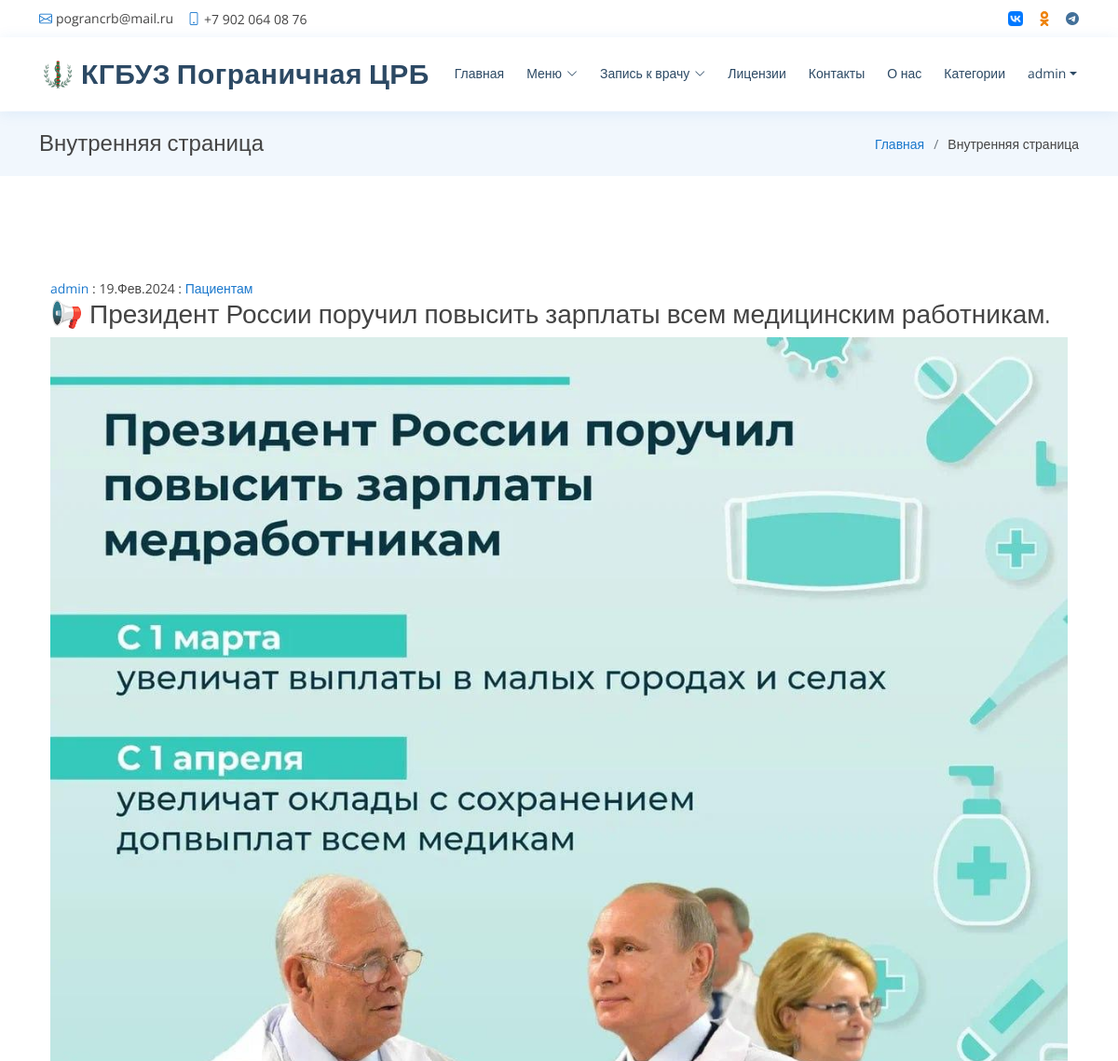
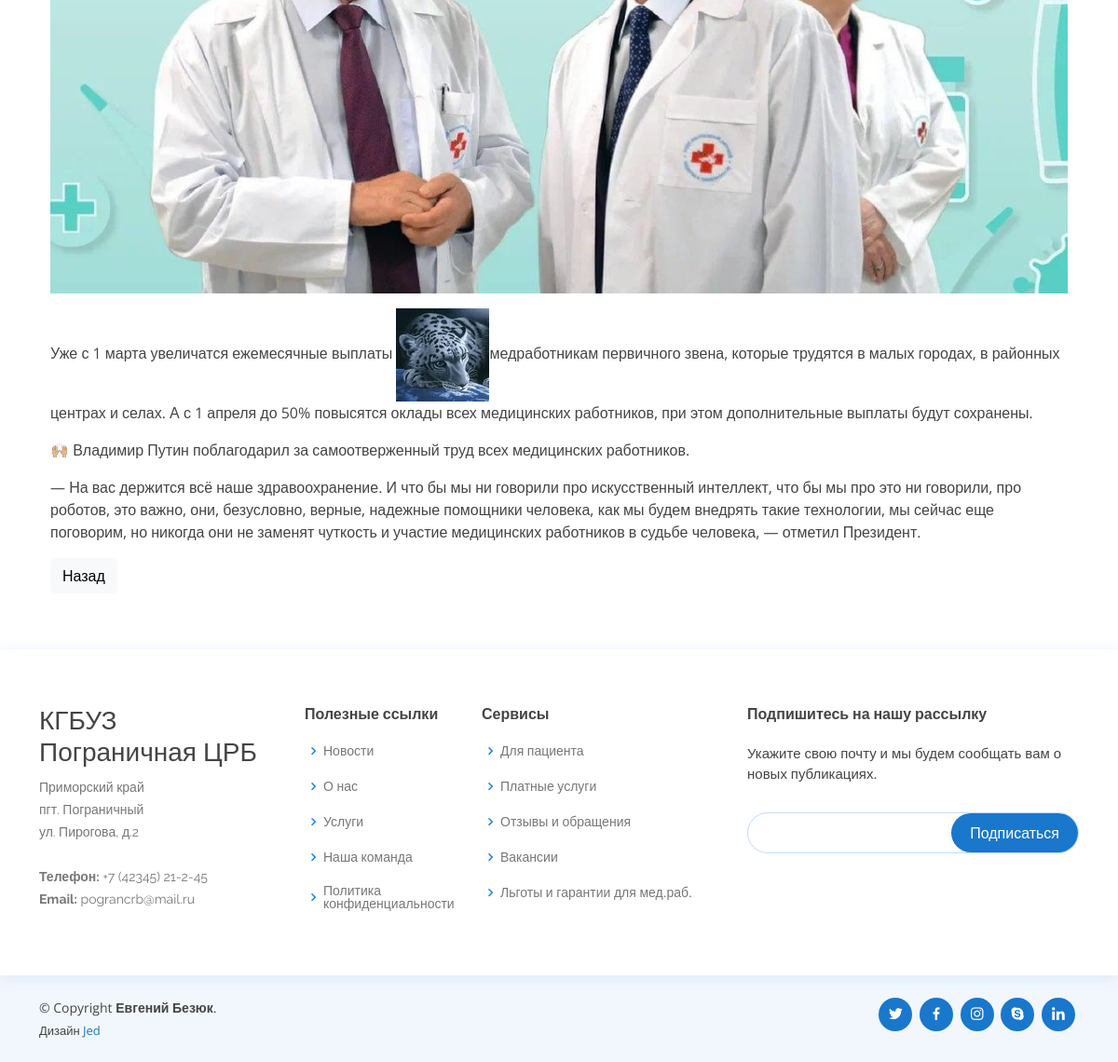
Page /news/2 (signed in) on the committed database (2 pictures, top to bottom).
### news/models.py (models this page shows, shortened)
class Post(models.Model):
    title = models.CharField(max_length=100, verbose_name='Заголовок')
    slug = models.SlugField(max_length=150)
    author = models.ForeignKey(User, on_delete=models.CASCADE, verbose_name='Автор')
    content = models.TextField(verbose_name='Содержание')
    categories = TreeManyToManyField('Category', verbose_name='Категории', through='PostCategory', related_name='posts')
    date_time = models.DateField(verbose_name='Создан', auto_now_add=True)
    likes = models.IntegerField(default=0, verbose_name='+')
    dislikes = models.IntegerField(default=0, verbose_name='-')
    rating = models.FloatField(default=0, verbose_name='рейтинг')
    image = models.ImageField(upload_to='posts/%Y-%m-%d/', verbose_name='Изображение', blank=True, null=True)
    class Meta:
        ordering = ('-date_time',)
        verbose_name = 'Публикация'
        verbose_name_plural = 'Публикации'

class Category(MPTTModel):
    title = models.CharField(max_length=50, unique=True, verbose_name='Название')
    parent = TreeForeignKey('self', on_delete=models.PROTECT, related_name='children', null=True, blank=True,
                            verbose_name='Родительская категория')
    slug = models.SlugField(max_length=150, unique=True)
    class MPTTMeta:
        order_insertion_by = ['title']
    class Meta:
        unique_together = [['parent', 'slug']]
        verbose_name = 'Категория'
        verbose_name_plural = 'Категория'
    def __str__(self):
        return self.title

### news/views.py (the view)
# urls.py: path('news/<int:pk>', PostDetail.as_view(), name="post_detail"),
class PostDetail(DetailView):
    model = Post
    template_name = 'news/post.html'
    context_object_name = 'post'
    def get_object(self, *args, **kwargs):  # переопределяем метод получения объекта
        obj = cache.get(f'post-{self.kwargs["pk"]}', None)
        if not obj:
            obj = super().get_object(queryset=self.queryset)
            cache.set(f'post-{self.kwargs["pk"]}', obj)
        return obj
    def get_context_data(self, **kwargs):
        context = super().get_context_data(**kwargs)
        context['is_not_authors'] = not self.request.user.groups.filter(name='authors').exists()
        context['is_authors'] = not context['is_not_authors']
        return context

### news/templatetags/custom_filters.py (called while the page is built)
@register.filter()
def censor(value):
    if not isinstance(value, str):
        raise APIException(f'Указанный id статьи, не является строкой: {value}')
    for bad in BAD_STR:
        value = value.replace(f'{bad[:1].upper()}{bad[1:]}', f'{bad[:1].upper()}{"*" * (len(bad) - 1)}')
        value = value.replace(f'{bad[:1].lower()}{bad[1:]}', f'{bad[:1].lower()}{"*" * (len(bad) - 1)}')
    return value

### templates/news/post.html (shortened to what this page needs)
{% extends 'news/default.html' %}
{% load custom_filters %}
{% load cache %}
{% block content %}
    <div class="container">
        <div class="text-start mt-5">
            {% cache 1 content_post %}
                <div>
                    <small>
                        <a class="button" href="/profile/{{ post.author.user.id }}">{{ post.author }}</a>
                        : {{ post.date_time|date:'d.M.Y' }}
                        :
                        {% for category in post.categories.all %}
                            <a class="button" href="/news/?categories={{ category.id }}">{{ category }}</a>
                        {% endfor %}
                    </small>
                </div>
                <h3>{{ post.title|censor }}</h3>
                <div class="legend">
                    <img src="{{ post.image.url }}" class="img-fluid" alt="">
                </div>
                <p>{{ post.content|censor|safe }}</p>
                <a class="btn btn-light" href="{{ request.META.HTTP_REFERER }}">Назад</a>
            {% endcache %}
        </div>
    </div>
{% endblock content %}

### templates/news/default.html (shortened to what this page needs)
<!DOCTYPE html>
<html lang="ru">
<head>
    {% load static %}
    <link href="{% static 'vendor/fontawesome-free/css/all.min.css' %}" rel="stylesheet">
    <link href="{% static 'vendor/animate.css/animate.min.css' %}" rel="stylesheet">
    <link href="{% static 'vendor/bootstrap/css/bootstrap.min.css' %}" rel="stylesheet">
    <link href="{% static 'vendor/bootstrap-icons/bootstrap-icons.css' %}" rel="stylesheet">
    <link href="{% static 'vendor/boxicons/css/boxicons.min.css' %}" rel="stylesheet">
    <link href="{% static 'vendor/glightbox/css/glightbox.min.css' %}" rel="stylesheet">
    <link href="{% static 'vendor/remixicon/remixicon.css' %}" rel="stylesheet">
    <link href="{% static 'vendor/swiper/swiper-bundle.min.css' %}" rel="stylesheet">
    <link href="{% static 'css/style.css' %}" rel="stylesheet">
</head>
<body>
<div id="topbar" class="d-flex align-items-center fixed-top">
    <div class="container d-flex justify-content-between">
        <div class="contact-info d-flex align-items-center">
            <i class="bi bi-envelope"></i> <a href="mailto:contact@example.com">pograncrb@mail.ru</a>
            <i class="bi bi-phone"></i> +7 902 064 08 76
        </div>
        <div class="d-none d-lg-flex social-links align-items-center">
            <a href="https://vk.com/public217482277"><img src="{% static 'img/vk.png' %}" alt="" width="16" height="16"></a>
            <a href="https://ok.ru/group/70000001391344"><img src="{% static 'img/ok_sm.svg' %}" alt="" width="16"
                                                              height="16"></a>
            <a href="https://t.me/pograncrb" class="telegram"><i class="bi bi-telegram"></i></a>
        </div>
    </div>
</div>
<header id="header" class="fixed-top">
    <div class="container d-flex align-items-center">
        <a href="#" class="logo me-auto"><img src="{% static 'img/logo.png' %}" alt="" class="img-fluid"></a>
        <h1 class="logo me-auto"><a href="https://pograncrb.ru">КГБУЗ Пограничная ЦРБ</a></h1>
        <nav id="navbar" class="navbar order-last order-lg-0">
            <ul>
                <li><a class="nav-link scrollto " href="/">Главная</a></li>
                <li class="dropdown"><a href="#"><span>Меню</span> <i class="bi bi-chevron-down"></i></a>
                </li>
                <li class="dropdown"><a href="#"><span>Запись к врачу</span> <i class="bi bi-chevron-down"></i></a>
                </li>
                <li><a class="nav-link scrollto" href="#lic">Лицензии</a></li>
                <li><a class="nav-link scrollto" href="#contact">Контакты</a></li>
                <li class="nav-item"><a class="nav-link" href="/about/">О нас</a></li>
                {% if user.is_authenticated %}
                    <li class="nav-item"><a class="nav-link" href="/category/">Категории</a></li>
                    <li class="nav-item dropdown">
                        <a class="nav-link dropdown-toggle" id="navbarDropdown" href="#" role="button"
                           data-bs-toggle="dropdown" aria-expanded="false"><span> {{ user.username }} </span></a>
                    </li>
                {% else %}
                    <li class="nav-item"><a class="nav-link" href="/accounts/login/">Войти</a></li>
                {% endif %}
            </ul>
        </nav>
    </div>
</header>
<main id="main">
    <section class="breadcrumbs">
        <div class="container">
            <div class="d-flex justify-content-between align-items-center">
                <h2>Внутренняя страница</h2>
                <ol>
                    <li><a href="/">Главная</a></li>
                    <li>Внутренняя страница</li>
                </ol>
            </div>
        </div>
    </section>
    <section class="inner-page">
        <div class="container">
            {% block content %}{% endblock content %}
        </div>
    </section>
</main>
<footer id="footer">
    <div class="footer-top">
        <div class="container">
            <div class="row">
                <div class="col-lg-3 col-md-6 footer-contact">
                    <h3>КГБУЗ <br> Пограничная ЦРБ</h3>
                    <p>
                        Приморский край<br>
                        пгт. Пограничный<br>
                        ул. Пирогова, д.2<br><br>
                        <strong>Телефон:</strong> +7 (42345) 21-2-45<br>
                        <strong>Email:</strong> pograncrb@mail.ru<br>
                    </p>
                </div>
                <div class="col-lg-2 col-md-6 footer-links">
                    <h4>Полезные ссылки</h4>
                    <ul>
                        <li><i class="bx bx-chevron-right"></i> <a href="#">Новости</a></li>
                        <li><i class="bx bx-chevron-right"></i> <a href="#">О нас</a></li>
                        <li><i class="bx bx-chevron-right"></i> <a href="#">Услуги</a></li>
                        <li><i class="bx bx-chevron-right"></i> <a href="#">Наша команда</a></li>
                        <li><i class="bx bx-chevron-right"></i> <a href="#">Политика конфиденциальности</a></li>
                    </ul>
                </div>
                <div class="col-lg-3 col-md-6 footer-links">
                    <h4>Сервисы</h4>
                    <ul>
                        <li><i class="bx bx-chevron-right"></i> <a href="#">Для пациента</a></li>
                        <li><i class="bx bx-chevron-right"></i> <a href="#">Платные услуги</a></li>
                        <li><i class="bx bx-chevron-right"></i> <a href="#">Отзывы и обращения</a></li>
                        <li><i class="bx bx-chevron-right"></i> <a href="#">Вакансии</a></li>
                        <li><i class="bx bx-chevron-right"></i> <a href="#">Льготы и гарантии для мед.раб.</a></li>
                    </ul>
                </div>
                <div class="col-lg-4 col-md-6 footer-newsletter">
                    <h4>Подпишитесь на нашу рассылку</h4>
                    <p>Укажите свою почту и мы будем сообщать вам о новых публикациях.</p>
                    <form action="" method="post">
                        <input type="email" name="email"><input type="submit" value="Подписаться">
                    </form>
                </div>
            </div>
        </div>
    </div>
    <div class="container d-md-flex py-4">
        <div class="me-md-auto text-center text-md-start">
            <div class="copyright">
                &copy; Copyright <strong><span>Евгений Безюк</span></strong>.
            </div>
            <div class="credits">
                Дизайн <a href="https://bootstrapmade.com/">Jed</a>
            </div>
        </div>
        <div class="social-links text-center text-md-right pt-3 pt-md-0">
            <a href="#" class="twitter"><i class="bx bxl-twitter"></i></a>
            <a href="#" class="facebook"><i class="bx bxl-facebook"></i></a>
            <a href="#" class="instagram"><i class="bx bxl-instagram"></i></a>
            <a href="#" class="google-plus"><i class="bx bxl-skype"></i></a>
            <a href="#" class="linkedin"><i class="bx bxl-linkedin"></i></a>
        </div>
    </div>
</footer>
</body>
</html>

### static/css/style.css (style rules this page uses)
body { font-family: "Open Sans", sans-serif; color: #444444; }
a { color: #1977cc; text-decoration: none; }
h1, h2, h3, h4, h5, h6 { font-family: "Raleway", sans-serif; }
#topbar { background: #fff; height: 40px; font-size: 14px; transition: all 0.5s; z-index: 996; }
#topbar .contact-info a { line-height: 1; color: #444444; transition: 0.3s; }
#topbar .contact-info i { color: #1977cc; padding-right: 4px; margin-left: 15px; line-height: 0; }
#topbar .contact-info i:first-child { margin-left: 0; }
#topbar .social-links a { color: #437099; padding-left: 15px; display: inline-block; line-height: 1px; transition: 0.3s; }
#topbar .social-links a:first-child { border-left: 0; }
#header { background: #fff; transition: all 0.5s; z-index: 997; padding: 15px 0; top: 40px; box-shadow: 0px 2px 15px rgba(25, 119, 204, 0.1); }
#header .logo { font-size: 30px; margin: 0; padding: 0; line-height: 1; font-weight: 700; letter-spacing: 0.5px; font-family: "Poppins", sans-serif; }
#header .logo a { color: #2c4964; }
#header .logo img { max-height: 40px; }
.navbar { padding: 0; }
.navbar ul { margin: 0; padding: 0; display: flex; list-style: none; align-items: center; }
.navbar li { position: relative; }
.navbar>ul>li { position: relative; white-space: nowrap; padding: 8px 0 8px 20px; }
.navbar a, .navbar a:focus { display: flex; align-items: center; justify-content: space-between; font-size: 14px; color: #2c4964; white-space: nowrap; transition: 0.3s; border-bottom: 2px solid #fff; padding: 5px 2px; }
.navbar a i, .navbar a:focus i { font-size: 12px; line-height: 0; margin-left: 5px; }
section { padding: 60px 0; overflow: hidden; }
.breadcrumbs { padding: 20px 0; background-color: #f1f7fd; min-height: 40px; margin-top: 120px; }
.breadcrumbs h2 { font-size: 24px; font-weight: 300; margin: 0; }
.breadcrumbs ol { display: flex; flex-wrap: wrap; list-style: none; padding: 0; margin: 0; font-size: 14px; }
.breadcrumbs ol li+li { padding-left: 10px; }
.breadcrumbs ol li+li::before { display: inline-block; padding-right: 10px; color: #6c757d; content: "/"; }
#footer { color: #444444; font-size: 14px; background: #f1f7fd; }
#footer .footer-top { padding: 60px 0 30px 0; background: #fff; box-shadow: 0px 2px 15px rgba(25, 119, 204, 0.1); }
#footer .footer-top .footer-contact { margin-bottom: 30px; }
#footer .footer-top .footer-contact p { font-size: 14px; line-height: 24px; margin-bottom: 0; font-family: "Raleway", sans-serif; color: #777777; }
#footer .footer-top h4 { font-size: 16px; font-weight: bold; color: #444444; position: relative; padding-bottom: 12px; }
#footer .footer-top .footer-links { margin-bottom: 30px; }
#footer .footer-top .footer-links ul { list-style: none; padding: 0; margin: 0; }
#footer .footer-top .footer-links ul i { padding-right: 2px; color: #1c84e3; font-size: 18px; line-height: 1; }
#footer .footer-top .footer-links ul li { padding: 10px 0; display: flex; align-items: center; }
#footer .footer-top .footer-links ul li:first-child { padding-top: 0; }
#footer .footer-top .footer-links ul a { color: #777777; transition: 0.3s; display: inline-block; line-height: 1; }
#footer .footer-newsletter { font-size: 15px; }
#footer .footer-newsletter h4 { font-size: 16px; font-weight: bold; color: #444444; position: relative; padding-bottom: 12px; }
#footer .footer-newsletter form { margin-top: 30px; background: #fff; padding: 6px 10px; position: relative; border-radius: 50px; text-align: left; border: 1px solid #bfdcf7; }
#footer .footer-newsletter form input[type=email] { border: 0; padding: 4px 8px; width: calc(100% - 100px); }
#footer .footer-newsletter form input[type=submit] { position: absolute; top: 0; right: 0; bottom: 0; border: 0; background: none; font-size: 16px; padding: 0 20px; background: #1977cc; color: #fff; transition: 0.3s; border-radius: 50px; }
#footer .credits { padding-top: 5px; font-size: 13px; color: #444444; }
#footer .social-links a { font-size: 18px; display: inline-block; background: #1977cc; color: #fff; line-height: 1; padding: 8px 0; margin-right: 4px; border-radius: 50%; text-align: center; width: 36px; height: 36px; transition: 0.3s; }

### rows in the picture
Post: author "admin", date_time "19.Фев.2024", title|censor "📢 Президент России поручил повысить зарплаты всем медицинским работникам.", image (picture), content|censor "Уже с 1 марта увеличатся ежемесячные выплаты медработникам первичного звена, которые трудятся в малых городах, в районных центрах и селах. А с 1 апреля до 50% повысятся оклады всех медицинских работников, при этом дополнительные выплаты будут сохранены. 🙌🏼 Владимир Путин поблагодарил за самоотверженный труд всех медицинских работников. — На вас держится всё наше здравоохранение. И что бы мы ни говорили про искусственный интеллект, что бы мы про это ни говорили, про роботов, это важно, они, безусловно, верные, надежные помощники человека, как мы будем внедрять такие технологии, мы сейчас еще поговорим, но никогда они не заменят чуткость и участие медицинских работников в судьбе человека, —…", content|censor (picture)
Category: title "Пациентам"

### other values in the picture
{{ user.username }} "admin"
